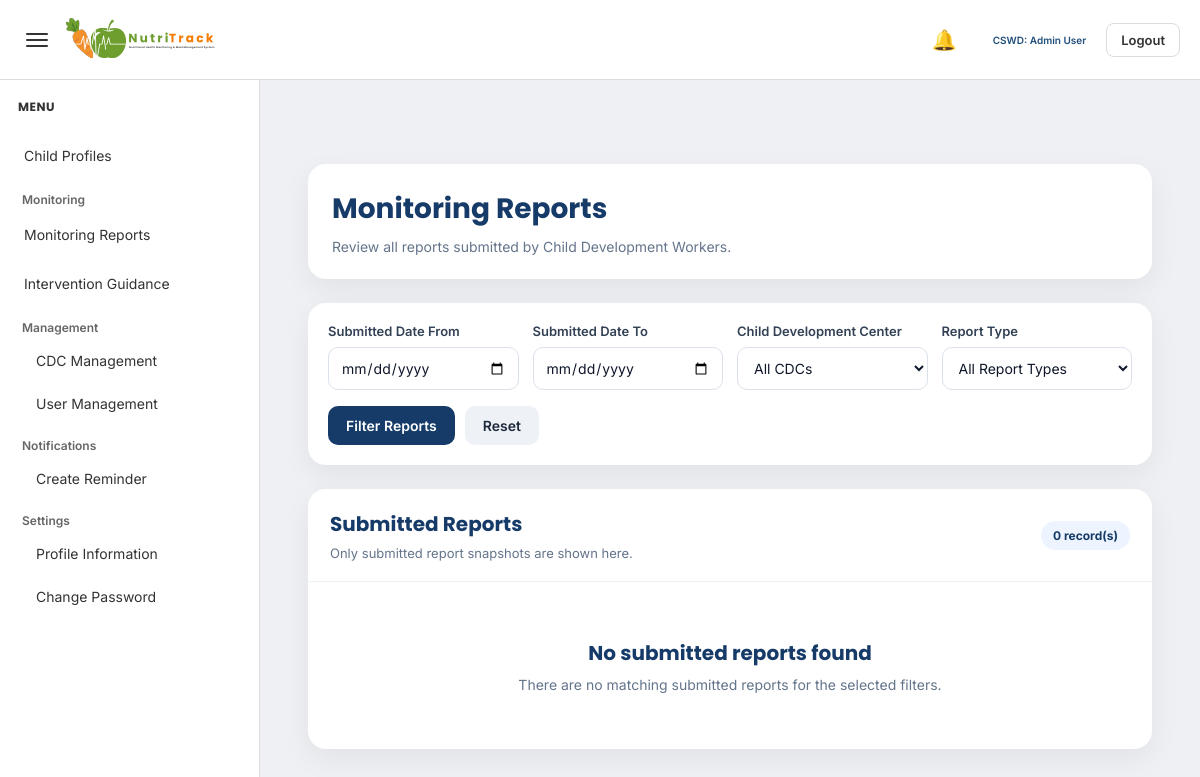
Page /admin/monitoring_reports.php (signed in) on the earlier database version.
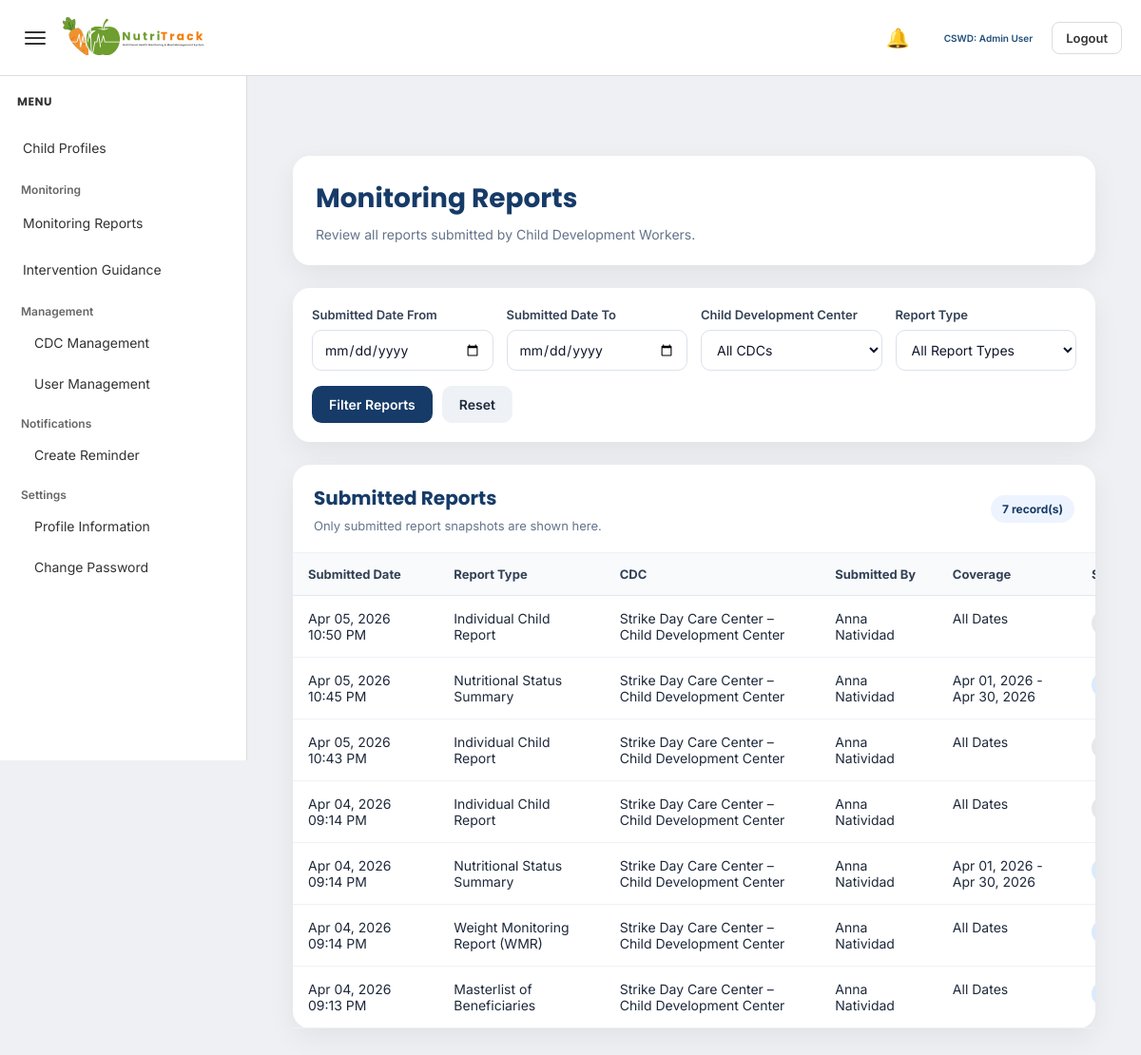
Same page on the later database version.
### tables this page shows
CREATE TABLE `submitted_reports` (
  `submitted_report_id` int(11) NOT NULL,
  `report_type` varchar(100) NOT NULL,
  `cdc_id` int(11) NOT NULL,
  `submitted_by` int(11) NOT NULL,
  `date_from` date DEFAULT NULL,
  `date_to` date DEFAULT NULL,
  `submitted_at` datetime NOT NULL DEFAULT current_timestamp(),
  `status` varchar(50) NOT NULL DEFAULT 'submitted',
  `report_payload` longtext NOT NULL
);

CREATE TABLE `cdc` (
  `cdc_id` int(11) NOT NULL,
  `cdc_name` varchar(100) DEFAULT NULL,
  `barangay` varchar(100) DEFAULT NULL,
  `address` text DEFAULT NULL,
  `status` varchar(20) DEFAULT 'Active',
  `created_at` timestamp NOT NULL DEFAULT current_timestamp()
);

### admin/monitoring_reports.php (the view, shortened to what this page needs)
<?php
include '../config/database.php';
function h($value)
{
    return htmlspecialchars((string)$value, ENT_QUOTES, 'UTF-8');
}
$date_from = isset($_GET['date_from']) ? trim($_GET['date_from']) : '';
$date_to = isset($_GET['date_to']) ? trim($_GET['date_to']) : '';
$report_type_options = [
    'masterlist' => 'Masterlist of Beneficiaries',
    'individual_child' => 'Individual Child Report',
    'feeding_attendance' => 'Feeding Attendance Report',
    'wmr' => 'Weight Monitoring Report (WMR)',
    'nutritional_status_summary' => 'Nutritional Status Summary',
    'terminal_report' => 'Terminal Report'
];
$sql = "
    SELECT
        sr.submitted_report_id,
        sr.report_type,
        sr.cdc_id,
        sr.submitted_by,
        sr.date_from,
        sr.date_to,
        sr.submitted_at,
        sr.status,
        c.cdc_name,
        c.barangay,
        CONCAT(
            COALESCE(u.first_name, ''),
            CASE
                WHEN u.first_name IS NOT NULL AND u.first_name != '' AND u.last_name IS NOT NULL AND u.last_name != '' THEN ' '
                ELSE ''
            END,
            COALESCE(u.last_name, '')
        ) AS submitted_by_name
    FROM submitted_reports sr
    INNER JOIN cdc c ON sr.cdc_id = c.cdc_id
    INNER JOIN users u ON sr.submitted_by = u.user_id
    WHERE 1=1
";
$sql .= " ORDER BY sr.submitted_at DESC, sr.submitted_report_id DESC ";
$stmt = mysqli_prepare($conn, $sql);
$report_rows = [];
$error_message = '';
if ($stmt) {
    mysqli_stmt_execute($stmt);
    $result = mysqli_stmt_get_result($stmt);
    if ($result) {
        while ($row = mysqli_fetch_assoc($result)) {
            $report_rows[] = $row;
        }
    } else {
        $error_message = 'Failed to load submitted reports.';
    }
} else {
    $error_message = 'Failed to prepare submitted reports query.';
}
?>
<!DOCTYPE html>
<html lang="en">
<head>
    <link rel="stylesheet" href="../assets/admin-style.css">
</head>
<body>
<?php include '../includes/admin_topbar.php'; ?>
<?php include '../includes/admin_sidebar.php'; ?>
<div class="main-content" id="mainContent">
    <div class="reports-wrapper">
        <div class="reports-header-card">
            <div class="reports-header">
                <h1>Monitoring Reports</h1>
                <p>Review all reports submitted by Child Development Workers.</p>
            </div>
        </div>
        <div class="filter-card">
            <form method="GET" action="">
                <div class="filter-grid">
                    <div class="form-group">
                        <label for="date_from">Submitted Date From</label>
                        <input type="date" id="date_from" name="date_from" class="form-control" value="<?php echo h($date_from); ?>">
                    </div>
                    <div class="form-group">
                        <label for="date_to">Submitted Date To</label>
                        <input type="date" id="date_to" name="date_to" class="form-control" value="<?php echo h($date_to); ?>">
                    </div>
                    <div class="form-group">
                        <label for="cdc_id">Child Development Center</label>
                        <select id="cdc_id" name="cdc_id" class="form-control">
                            <option value="">All CDCs</option>
                        </select>
                    </div>
                    <div class="form-group">
                        <label for="report_type">Report Type</label>
                        <select id="report_type" name="report_type" class="form-control">
                            <option value="">All Report Types</option>
                        </select>
                    </div>
                </div>
                <div class="filter-actions">
                    <button type="submit" class="filter-btn primary">Filter Reports</button>
                    <a href="monitoring_reports.php" class="filter-btn secondary">Reset</a>
                </div>
            </form>
        </div>
        <div class="table-card">
            <div class="table-header">
                <div>
                    <h2>Submitted Reports</h2>
                    <p>Only submitted report snapshots are shown here.</p>
                </div>
                <div>
                    <span class="record-count"><?php echo count($report_rows); ?> record(s)</span>
                </div>
            </div>
            <?php if (empty($report_rows) && $error_message === ''): ?>
                <div class="empty-state">
                    <h3>No submitted reports found</h3>
                    <p>There are no matching submitted reports for the selected filters.</p>
                </div>
            <?php else: ?>
                <div class="table-wrap">
                    <table class="reports-table">
                        <thead>
                            <tr>
                                <th>Submitted Date</th>
                                <th>Report Type</th>
                                <th>CDC</th>
                                <th>Submitted By</th>
                                <th>Coverage</th>
                                <th>Status</th>
                            </tr>
                        </thead>
                        <tbody>
                            <?php foreach ($report_rows as $row): ?>
                                <?php
                                    $status = strtolower(trim((string)$row['status']));
                                    $status_class = 'status-default';
                                    if ($status === 'submitted') {
                                        $status_class = 'status-submitted';
                                    } elseif ($status === 'reviewed') {
                                        $status_class = 'status-reviewed';
                                    } elseif ($status === 'approved') {
                                        $status_class = 'status-approved';
                                    } elseif ($status === 'returned') {
                                        $status_class = 'status-returned';
                                    }
                                    $coverage_text = 'All Dates';
                                    if (!empty($row['date_from']) && !empty($row['date_to'])) {
                                        $coverage_text = date('M d, Y', strtotime($row['date_from'])) . ' - ' . date('M d, Y', strtotime($row['date_to']));
                                    } elseif (!empty($row['date_from'])) {
                                        $coverage_text = 'From ' . date('M d, Y', strtotime($row['date_from']));
                                    } elseif (!empty($row['date_to'])) {
                                        $coverage_text = 'Up to ' . date('M d, Y', strtotime($row['date_to']));
                                    }
                                    $display_report_type = isset($report_type_options[$row['report_type']])
                                        ? $report_type_options[$row['report_type']]
                                        : ucwords(str_replace('_', ' ', $row['report_type']));
                                ?>
                                <tr>
                                    <td><?php echo h(date('M d, Y h:i A', strtotime($row['submitted_at']))); ?></td>
                                    <td><?php echo h($display_report_type); ?></td>
                                    <td><?php echo h($row['cdc_name']); ?></td>
                                    <td><?php echo h($row['submitted_by_name']); ?></td>
                                    <td><?php echo h($coverage_text); ?></td>
                                    <td>
                                        <span class="status-badge <?php echo h($status_class); ?>">
                                        </span>
                                    </td>
                                </tr>
                            <?php endforeach; ?>
                        </tbody>
                    </table>
                </div>
            <?php endif; ?>
        </div>
    </div>
</div>
</body>
</html>

### includes/admin_topbar.php (shortened to what this page needs)
<?php
$admin_full_name = 'Admin User';
if (isset($_SESSION['first_name']) || isset($_SESSION['last_name'])) {
    $first_name = isset($_SESSION['first_name']) ? trim($_SESSION['first_name']) : '';
    $last_name  = isset($_SESSION['last_name']) ? trim($_SESSION['last_name']) : '';
    $full_name  = trim($first_name . ' ' . $last_name);
    if (!empty($full_name)) {
        $admin_full_name = $full_name;
    }
}
?>
<div class="topbar">
    <div class="topbar-left">
        <button class="menu-toggle" id="menuToggle" type="button" aria-label="Toggle Menu">
            <span></span>
            <span></span>
            <span></span>
        </button>
        <a href="dashboard.php" class="topbar-logo-link">
            <img src="../NUTRITRACK-LOGO.svg" alt="NutriTrack Logo" class="topbar-logo">
        </a>
    </div>
    <div class="topbar-right">
        <div class="topbar-notification" id="adminNotificationWrapper">
            <button class="notif-btn" id="adminNotifToggle" type="button" aria-label="View Notifications">
                <span class="notif-bell">&#128276;</span>
            </button>
        </div>
        <span class="user-text">CSWD: <?php echo htmlspecialchars($admin_full_name); ?></span>
        <a href="../logout.php" class="logout-btn">Logout</a>
    </div>
</div>

### includes/admin_sidebar.php (shortened to what this page needs)
<div class="sidebar" id="sidebar">
    <div class="sidebar-header">
        <h2>MENU</h2>
    </div>
    <div class="sidebar-section">
        <a href="child_records.php" class="sidebar-link">Child Profiles</a>
        <div class="sidebar-title">Monitoring</div>
        <a href="monitoring_reports.php" class="sidebar-link">Monitoring Reports</a>
        <a href="intervention_guidance.php" class="sidebar-link">Intervention Guidance</a>
        <div class="sidebar-title">Management</div>
        <a href="add_cdc.php" class="sidebar-sublink">CDC Management</a>
        <a href="add_user.php" class="sidebar-sublink">User Management</a>
        <div class="sidebar-title">Notifications</div>
        <a href="create_reminder.php" class="sidebar-sublink">Create Reminder</a>
        <div class="sidebar-title">Settings</div>
        <a href="settings.php" class="sidebar-sublink">Profile Information</a>
        <a href="change_password.php" class="sidebar-sublink">Change Password</a>
    </div>
</div>

### assets/admin-style.css (style rules this page uses)
* { box-sizing:border-box; margin:0; padding:0; }
:root { --page-bg:#eef0f3; --card-bg:#ffffff; --text-color:#333333; --muted-text:#666666; --border-color:#dcdcdc; --input-bg:#ffffff; --input-border:#cfcfcf; --readonly-bg:#f5f5f5; --hover-bg:#edf3f8; --active-bg:#dbe7f3; --accent:#1F4E79; --secondary:#2E7D32; --alert:#C0392B; --warning:#E67E22; --table-head:#f7f7f7; --blue-soft:#cfdff1; --green-soft:#dce6da; --red-soft:#eadcdc; --orange-soft:#f4e2d3; }
body { background:var(--page-bg); font-family:'Inter', sans-serif; color:var(--text-color); }
a { text-decoration:none; }
.topbar { position:fixed; top:0; left:0; width:100%; height:80px; background:var(--card-bg); border-bottom:1px solid var(--border-color); display:flex; align-items:center; justify-content:space-between; padding:0 20px; z-index:1100; }
.topbar-left { display:flex; align-items:center; gap:12px; }
.menu-toggle { border:none; background:transparent; display:flex; flex-direction:column; gap:4px; cursor:pointer; padding:6px; }
.menu-toggle span { width:22px; height:2px; background:var(--text-color); border-radius:2px; }
.topbar-logo { height:50px; width:auto; display:block; }
.topbar-right { display:flex; align-items:center; gap:20px; }
.user-text { font-size:10px; font-weight:600; color:var(--accent); }
.logout-btn { padding:8px 14px; border:1px solid var(--border-color); border-radius:8px; background:var(--card-bg); font-size:13px; font-weight:600; color:var(--text-color); }
.sidebar { position:fixed; top:80px; left:0; width:260px; height:calc(100vh - 80px); background:var(--card-bg); border-right:1px solid var(--border-color); overflow-y:auto; z-index:1050; transition:transform 0.25s ease; }
.sidebar-header { padding:18px; }
.sidebar-header h2 { font-family:'Poppins', sans-serif; font-size:12px; font-weight:700; color:var(--text-color); letter-spacing:0.5px; }
.sidebar-section { padding:0 12px 20px; }
.sidebar-link { display:block; padding:12px; margin-bottom:6px; border-radius:8px; font-size:14px; color:var(--text-color); line-height:1.4; }
.main-content { margin-left:260px; padding:140px 24px 24px; transition:margin-left 0.25s ease; }
.sidebar-title { font-size:12px; font-weight:700; color:#555; margin:14px 10px 6px; }
.sidebar-sublink { display:block; padding:10px 12px; margin-left:12px; margin-bottom:4px; border-radius:8px; font-size:14px; font-weight:400; color:var(--text-color); line-height:1.4; }
.sidebar-title { font-size:12px; font-weight:600; color:#666; margin:14px 10px 6px; }
.topbar-notification { position: relative; display: flex; align-items: center; }
.notif-btn { position: relative; border: none; background: transparent; cursor: pointer; color: #ffffff; font-size: 20px; display: flex; align-items: center; justify-content: center; margin-right: 16px; padding: 0; }
.notif-bell { line-height: 1; display: inline-block; }

Differences in the rows shown:
added submitted_reports: submitted_at "Apr 05, 2026 10:50 PM", report_type "Individual Child Report", cdc.cdc_name "Strike Day Care Center – Child Development Center", submitted_by_name "Anna Natividad", coverage_text "All Dates"
added submitted_reports: submitted_at "Apr 05, 2026 10:45 PM", report_type "Nutritional Status Summary", cdc.cdc_name "Strike Day Care Center – Child Development Center", submitted_by_name "Anna Natividad", coverage_text "Apr 01, 2026 - Apr 30, 2026"
added submitted_reports: submitted_at "Apr 05, 2026 10:43 PM", report_type "Individual Child Report", cdc.cdc_name "Strike Day Care Center – Child Development Center", submitted_by_name "Anna Natividad", coverage_text "All Dates"
added submitted_reports: submitted_at "Apr 04, 2026 09:14 PM", report_type "Individual Child Report", cdc.cdc_name "Strike Day Care Center – Child Development Center", submitted_by_name "Anna Natividad", coverage_text "All Dates"
added submitted_reports: submitted_at "Apr 04, 2026 09:14 PM", report_type "Nutritional Status Summary", cdc.cdc_name "Strike Day Care Center – Child Development Center", submitted_by_name "Anna Natividad", coverage_text "Apr 01, 2026 - Apr 30, 2026"
added submitted_reports: submitted_at "Apr 04, 2026 09:14 PM", report_type "Weight Monitoring Report (WMR)", cdc.cdc_name "Strike Day Care Center – Child Development Center", submitted_by_name "Anna Natividad", coverage_text "All Dates"
added submitted_reports: submitted_at "Apr 04, 2026 09:13 PM", report_type "Masterlist of Beneficiaries", cdc.cdc_name "Strike Day Care Center – Child Development Center", submitted_by_name "Anna Natividad", coverage_text "All Dates"
Other differences:
count($report_rows): "0" → "7"
text no longer shown: "No submitted reports found There are no matching submitted reports for the selected filters."
text now shown: "Submitted Date Report Type CDC Submitted By Coverage"
